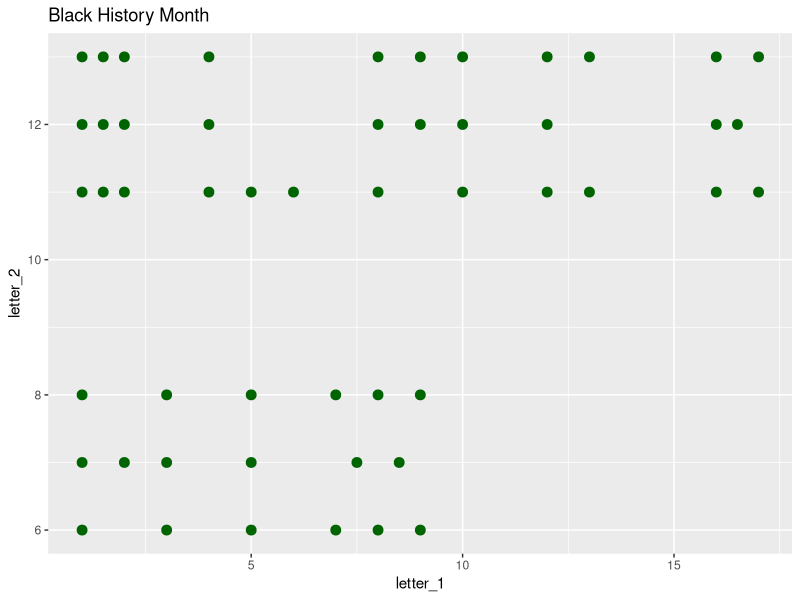

The R script that drew this image:
## ---- chunk 1
library(ggplot2)
## ---- chunk 2
black_historyp <- data.frame(
letter_1 = c(1,1,1,2,2,2, 1.5, 1.5, 1.5, 4, 4, 4, 5, 6, 8, 8, 8, 9, 10, 10, 10, 12, 12, 12, 13,13, 9, 16, 16.5, 16, 16, 17, 17, 1, 1, 1, 2, 3, 3, 3, 5, 5, 5, 7, 7, 7.5, 8, 8, 8.5, 9, 9),

letter_2 = c(13, 12, 11, 13, 12, 11, 12, 13, 11, 11, 12, 13, 11, 11, 11, 12, 13, 13, 13, 12, 11, 11, 12, 13, 13, 11, 12, 11, 12, 12, 13, 13, 11, 6, 7, 8, 7, 6, 7, 8, 6, 7, 8, 6, 8, 7, 8, 6, 7, 8, 6)
)
## ---- chunk 3
ggplot(black_historyp, aes( x = letter_1, y = letter_2)) +
geom_point(size = 3, color = "darkgreen") +
labs(title = "Black History Month")
